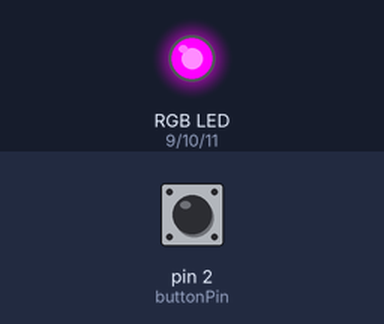
The sketch below on a simulated Arduino Uno, built with avr-gcc and run on an emulated ATmega328P. On the bench: an RGB LED mixed from three pins (HIGH = lit). The inputs (shaded band) are chosen by the test bench; at power-on: pin 2 (buttonPin) HIGH.

Above: at 1.2 s.
1.3 s: pin 2 (buttonPin) pulled LOW for 0.15 s
At 1.8 s:
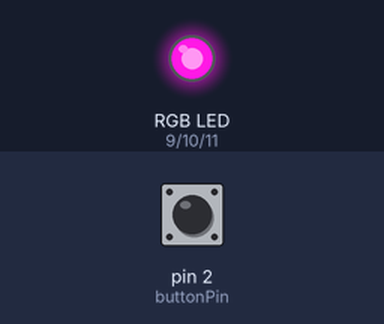
4.4 s: pin 2 (buttonPin) pulled LOW for 1 s
At 5.4 s:
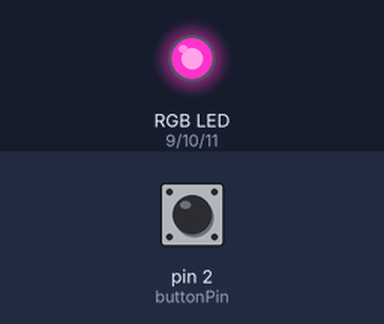
8.4 s: pin 2 (buttonPin) pulled LOW for 0.15 s
At 9.6 s:
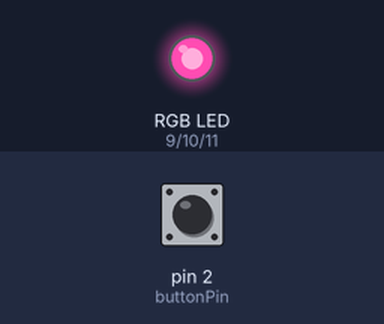
11.5 s: pin 2 (buttonPin) pulsed LOW 2 times (0.12 s each, 0.3 s apart)
At 12.2 s:
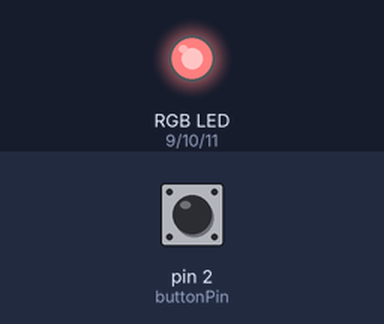
13.6 s: pin 2 (buttonPin) pulled LOW for 3.2 s
19.8 s: pin 2 (buttonPin) pulsed LOW 5 times (0.12 s each, 0.3 s apart)
Timing chart, 0 to 36.5 s (numbered marks = the images above; inputs shaded):
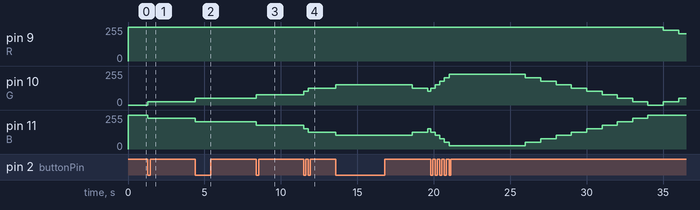

Measured:
- after the input at 1.3 s, pin 10 (G): 0/255 → 25/255 at once; pin 11 (B): 255/255 → 229/255 at once
- after the input at 4.4 s, pin 9 (R): stays 255/255 (without the input it goes to 229/255 after 2.9 s); pin 11 (B): 229/255 → 204/255 at once
- after the input at 8.4 s, pin 9 (R): stays 255/255 (without the input it goes to 229/255 after 3.0 s)
- after the input at 11.5 s, pin 10 (G): 76/255 → 102/255 at once, → 127/255 0.30 s later; pin 11 (B): 178/255 → 153/255 at once, → 127/255 0.30 s later

The sketch:

Toy_s_mood.ino
```cpp
const int R = 9;
const int G = 10;
const int B = 11;
const int buttonPin = 2;

int mood = 0;
const int neutralMood = 10;
int buttonState = 0;
bool ButtonPressed = false;
unsigned long touchedTimer = 0;
unsigned long reducedTimer = 0;
const long unTouchInterval = 5000;
const long reducedInterval = 1000;


void setup() {
pinMode(buttonPin, INPUT);
pinMode(R, OUTPUT);
pinMode(G, OUTPUT);
pinMode(B, OUTPUT);

mood = neutralMood;
}


void loop() {

showLEDState (mood);

buttonState = digitalRead(buttonPin);

//if the button is clicked
if (buttonState == LOW && !ButtonPressed) {
    mood = mood + 1;
    if(mood > 20) mood = 20;
    touchedTimer = millis();
    ButtonPressed = true;
}

if (buttonState == HIGH && ButtonPressed) {
    ButtonPressed = false;
}

unsigned long currentTimer = millis();
if (currentTimer - touchedTimer > unTouchInterval){
  if (currentTimer - reducedTimer > reducedInterval){
     mood = mood - 1;
    if(mood < 0) mood = 0;
    reducedTimer = currentTimer;

  }
}

}

void showLEDState (int state){
float brightnessInterval = 255 / 10.0;
if (state >= neutralMood) {
analogWrite(R, 255);
analogWrite(G, brightnessInterval * (state - neutralMood));
analogWrite(B, 255 - brightnessInterval * (state - neutralMood));
}
else{
analogWrite(R, 255 - brightnessInterval * (neutralMood - state));
analogWrite(G, brightnessInterval * (neutralMood - state));
analogWrite(B, 255);
}

}
```
